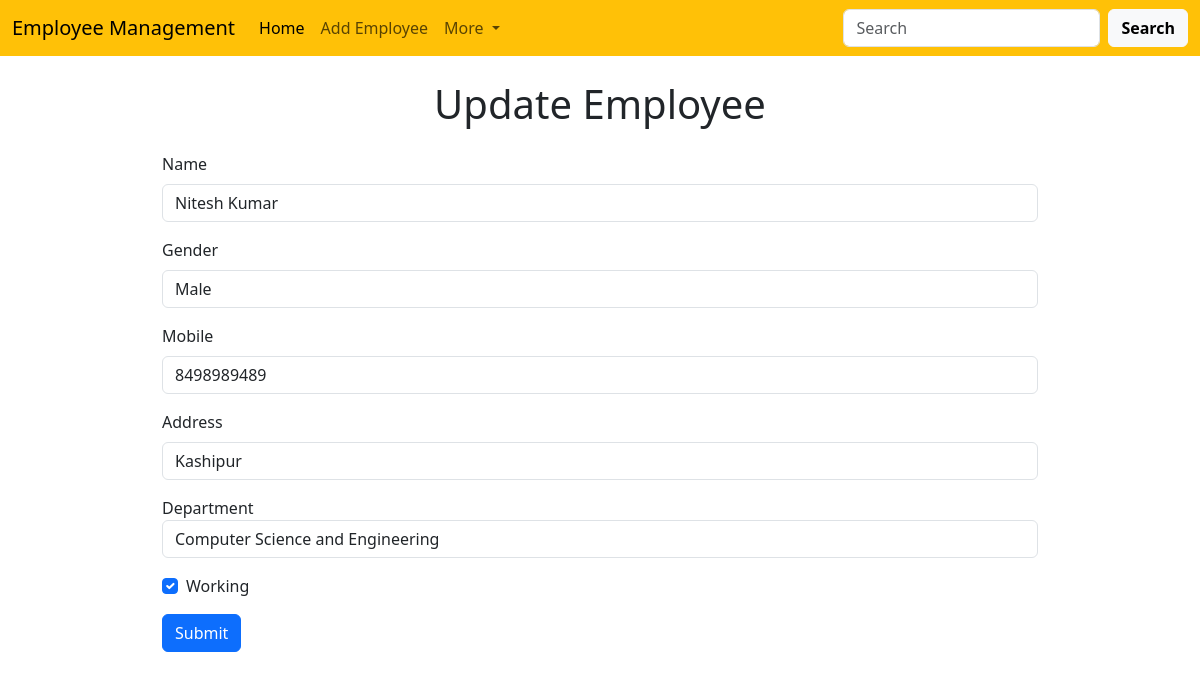
The app's page /employee/update/1 with its own data.
### emp/models.py (models this page shows)
class Employee (models.Model):
    name=models.CharField(max_length=200)
    gender=models.CharField(max_length=20)
    mobile=models.CharField(max_length=10)
    address=models.CharField(max_length=300)
    working=models.BooleanField(default=True)
    department=models.CharField(max_length=10)

### emp/views.py (the view)
# urls.py: path('update/<int:emp_id>',update),
def update(request,emp_id):
    emp_update=Employee.objects.get(pk=emp_id)
    return render(request,"emp/update.html",{"data":emp_update})

### templates/emp/update.html (shortened to what this page needs)
<!doctype html>
<html lang="en">
  <head>
    <link href="https://cdn.jsdelivr.net/npm/bootstrap@5.3.0-alpha3/dist/css/bootstrap.min.css" rel="stylesheet">
  </head>
  <body>
  {% include 'emp/navbar.html' %}
 <div class="container-fluid w-75 my-4">
  <h1 class="text-center">Update Employee</h1>
    <form class="my-4" method="post" action="/employee/updated/{{data.id}}">
        <div class="mb-3">
          <label for="id" class="form-label">Name</label>
          <input type="text" class="form-control" id="id" aria-describedby="emailHelp" name="emp-name" value="{{data.name}}">
        </div>
        <div class="mb-3">
          <label for="gender" class="form-label">Gender</label>
          <input type="text" class="form-control" name="emp-gender" id="gender" value="{{data.gender}}">
        </div>
        <div class="mb-3">
            <label for="mobile" class="form-label">Mobile</label>
            <input type="number" class="form-control" id="mobile" aria-describedby="emailHelp" name="emp-mobile" value="{{data.mobile}}">
          </div>
          <div class="mb-3">
            <label for="address" class="form-label">Address</label>
            <input type="text" class="form-control" id="address" name="emp-address" value="{{data.address}}">
          </div>
          <div class="mb-3">
            <label for="department">Department</label>
            <select id="department" class="form-control" name="emp-department" value="{{data.department}}">
              <option value="CSE">Computer Science and Engineering</option>
            </select>
          </div>
        <div class="mb-3 form-check">
          <input type="checkbox" class="form-check-input" id="exampleCheck1" name="emp-working" {% if data.working %} checked {% endif %}>
          <label class="form-check-label" for="exampleCheck1">Working</label>
        </div>
        <button type="submit" class="btn btn-primary">Submit</button>
      </form>
 </div>
  </body>
</html>

### records on screen
Employee: emp-name "Nitesh Kumar", emp-gender "Male", emp-mobile "8498989489", emp-address "Kashipur", emp-department "Computer Science and Engineering", working "☑"
